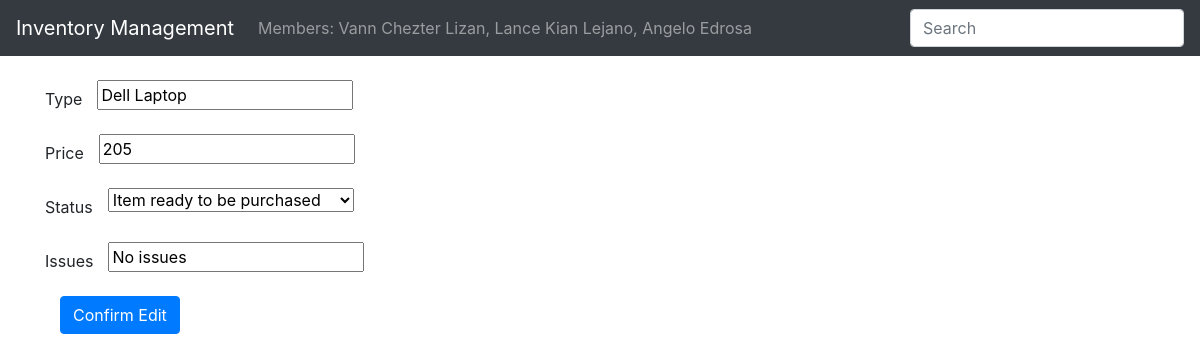
The page /edit_laptop/1 on the database its author committed.
### inventory/models.py (models this page shows, shortened)
class Device(models.Model): # name of the table
    type = models.CharField(max_length=100, blank=False) # name of the column
    price = models.IntegerField()
    choices = (
        ('Available', 'Item ready to be purchased'),
        ('Sold', 'Item is already sold'),
        ('Restocking', 'Item is restocking in few days')
    )
    status =  models.CharField(max_length=10, choices = choices, default="SOLD") # Available, Sold, Restocking
    issues = models.CharField(max_length=100, default="No issues")
    class Meta:
        abstract = True

class Laptop(Device):
    pass

### inventory/views.py (the view)
# urls.py: url(r'^edit_laptop/(?P<pk>\d+)$', edit_laptop, name='edit_laptop'),
def edit_laptop(request, pk):
    return edit_device(request, pk, Laptop, LaptopForm)

### inventory/forms.py
class LaptopForm(forms.ModelForm):
    class Meta:
        model = Laptop
        fields = ('type' , 'price' , 'status', 'issues')

### inventory/views.py (called while the page is built)
def edit_device(request, pk, model, cls):
    item = get_object_or_404(model, pk=pk)
    if request.method == "POST":
        form = cls(request.POST, instance=item)
        if form.is_valid():
            form.save()
            return redirect('index')
    else:
        form = cls(instance=item)
        return render(request, 'edit_item.html', {'form': form})

### inventory/templates/edit_item.html (shortened to what this page needs)
{% extends 'base.html' %}
{% block body %}
    <div class="container">
        <form method = "POST">
            <br>
            {% for field in form %}
            <div class="form-group row">
                <label for="id_{{ field.name }}" class="col=2 col-form-label"> {{ field.label }}</label>
                <div class="col-10">
                    {{ field }}
                </div>
            </div>
            {% endfor %}
            <button type="submit" class="btn btn-primary" name="button">Confirm Edit</button>
        </form>
    </div>
{% endblock %}

### rows shown on the page
Laptop: form "Dell Laptop" "205" "Item ready to be purchased" "No issues"

### other values the page prints
{{ field.label }} "Type" "Price" "Status" "Issues"
